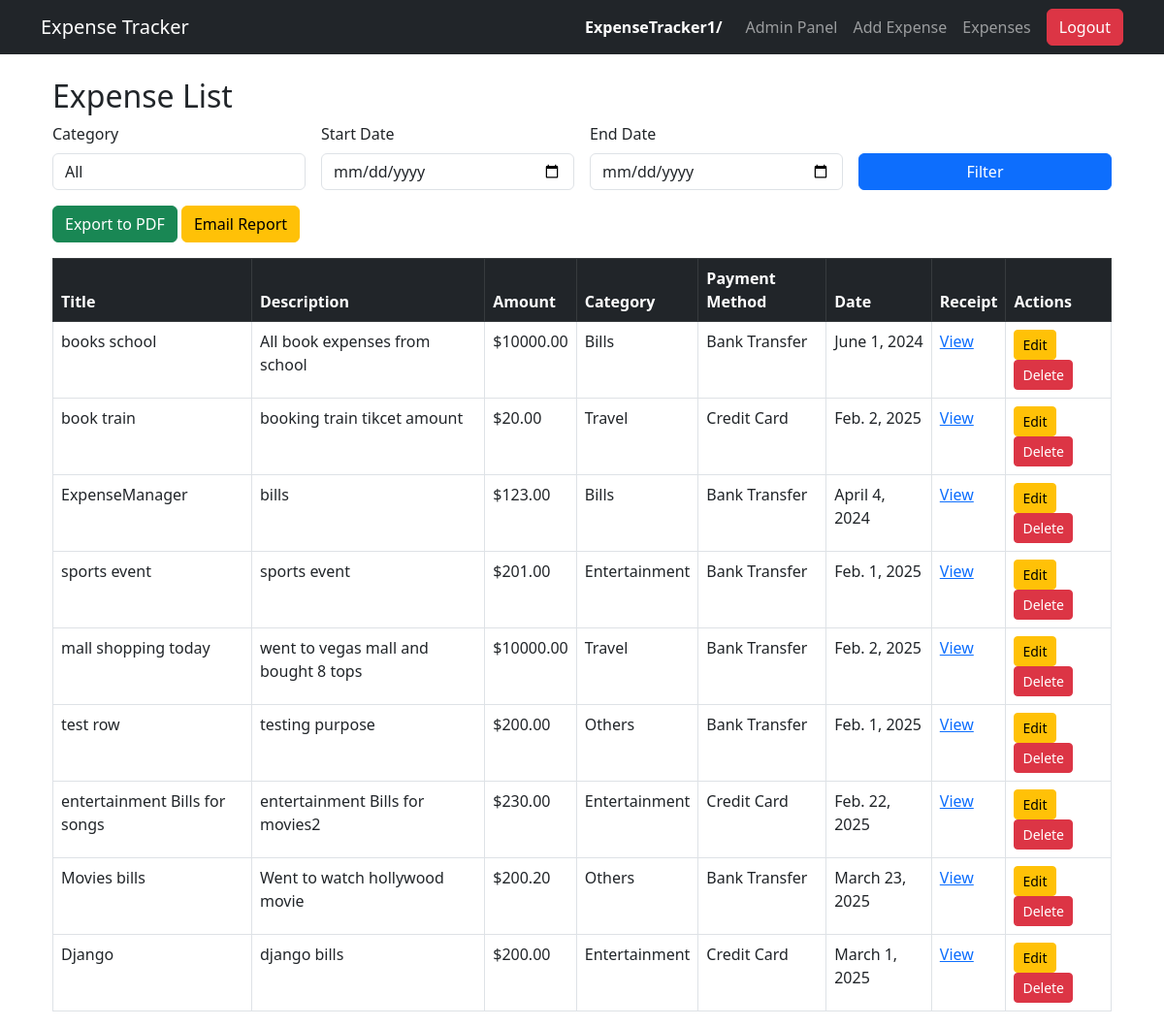
Page /expenses/ (signed in) on the earlier database version.
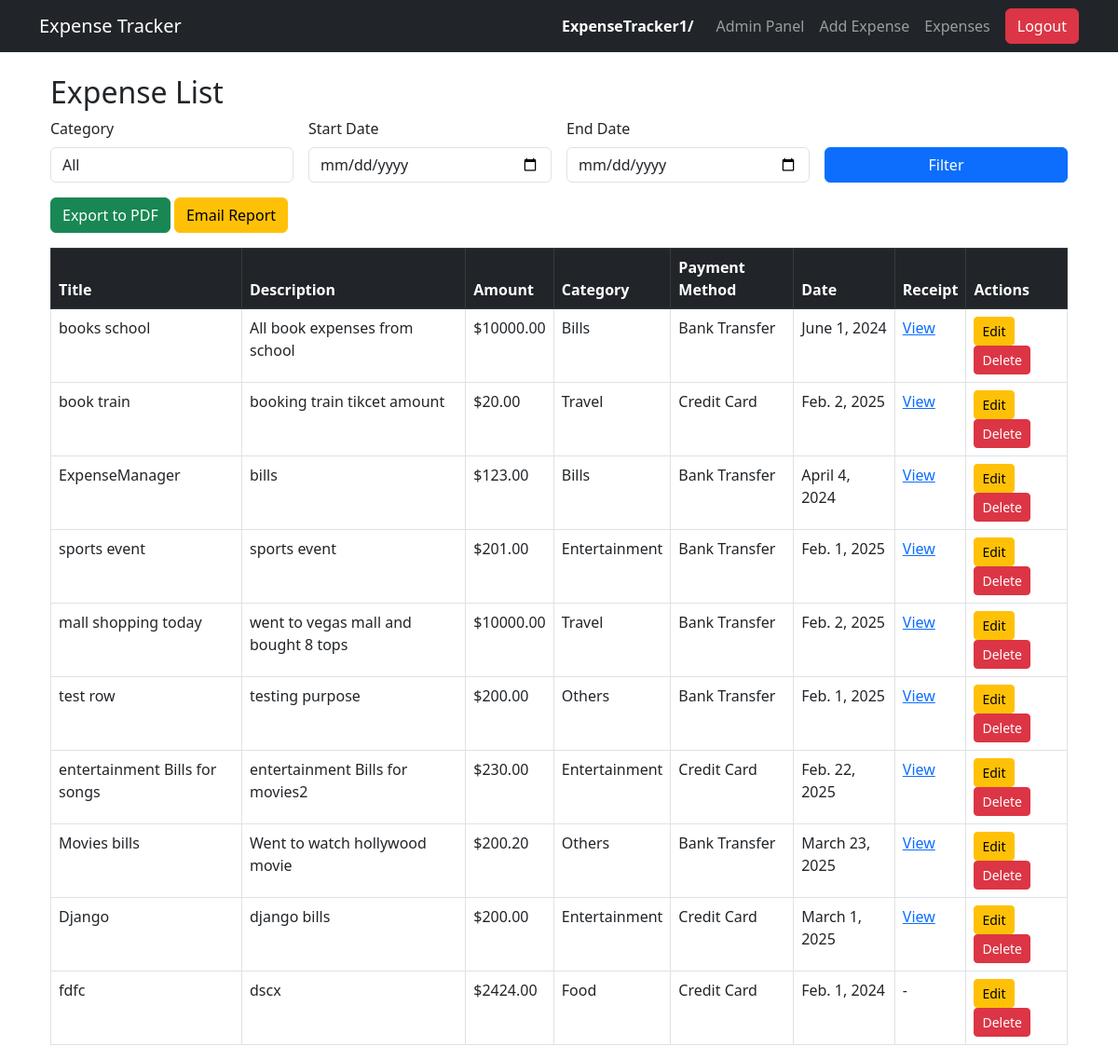
Same page on the later database version.
### expenses/models.py (models this page shows, shortened)
class Expense(models.Model):
    CATEGORY_CHOICES = [
        ('Food', 'Food'),
        ('Travel', 'Travel'),
        ('Shopping', 'Shopping'),
        ('Bills', 'Bills'),
        ('Entertainment', 'Entertainment'),
        ('Others', 'Others'),
    ]
    PAYMENT_METHOD_CHOICES = [
        ('Cash', 'Cash'),
        ('Credit Card', 'Credit Card'),
        ('Bank Transfer', 'Bank Transfer'),
    ]
    user = models.ForeignKey(User, on_delete=models.CASCADE)
    title = models.CharField(max_length=200)
    description = models.TextField(blank=True, null=True)
    amount = models.DecimalField(max_digits=10, decimal_places=2)
    category = models.CharField(max_length=15, choices=CATEGORY_CHOICES)
    payment_method = models.CharField(max_length=20, choices=PAYMENT_METHOD_CHOICES, default='Cash')
    date = models.DateField()
    created_at = models.DateTimeField(auto_now_add=True)
    is_recurring = models.BooleanField(default=False)
    updated_at = models.DateTimeField(auto_now=True)
    is_active = models.BooleanField(default=True)
    receipt_url = models.URLField(blank=True, null=True)

### expenses/views.py (the view)
# urls.py: path('expenses/', views.expense_list, name='expense_list'),
@login_required
def expense_list(request):
    if request.user.is_superuser:
        expenses = Expense.objects.all()  # Admin sees all
    else:
        expenses = Expense.objects.filter(user=request.user, is_active=True)  # Users see only theirs
    category_filter = request.GET.get('category', '')
    start_date = request.GET.get('start_date', '')
    end_date = request.GET.get('end_date', '')
    if category_filter:
        expenses = expenses.filter(category=category_filter)
    if start_date and end_date:
        expenses = expenses.filter(date__range=[start_date, end_date])
    return render(request, 'expenses/expense_list.html', {'expenses': expenses, 'expense': Expense, 'selected_category': category_filter,
        'start_date': start_date,
        'end_date': end_date})

### expenses/templates/expenses/expense_list.html (shortened to what this page needs)
{% extends 'expenses/base.html' %}
{% block content %}
<div class="container">
    <h2>Expense List</h2>
   <form method="GET" class="row g-3" id="filter-form">
    <div class="col-md-3">
        <label class="form-label">Category</label>
        <select name="category" class="form-control">
            <option value="">All</option>
        </select>
    </div>
    <div class="col-md-3">
        <label class="form-label">Start Date</label>
        <input type="date" name="start_date" class="form-control">
    </div>
    <div class="col-md-3">
        <label class="form-label">End Date</label>
        <input type="date" name="end_date" class="form-control">
    </div>
    <div class="col-md-3 d-flex align-items-end">
        <button type="submit" class="btn btn-primary w-100">Filter</button>
    </div>
</form>
    <a href="{% url 'expenses:export_expenses_pdf'%}" id="export-pdf-btn" class="btn btn-success mt-3"> Export to PDF</a>
    <a href="{% url 'expenses:send_email_report' %}" class="btn btn-warning mt-3">Email Report</a>
    <table class="table table-bordered mt-3">
        <thead class="table-dark">
            <tr>
                <th>Title</th>
                <th>Description</th>
                <th>Amount</th>
                <th>Category</th>
                <th>Payment Method</th>
                <th>Date</th>
                <th>Receipt</th>
                <th>Actions</th>
            </tr>
        </thead>
        <tbody>
            {% for expense in expenses %}
            <tr>
                <td>{{ expense.title }}</td>
                <td>{{ expense.description }}</td>
                <td>${{ expense.amount }}</td>
                <td>{{ expense.category }}</td>
                <td>{{ expense.payment_method }}</td>
                <td>{{ expense.date }}</td>
                <td>
                    {% if expense.receipt_url %}
                        <a href="{{ expense.receipt_url }}" target="_blank">View</a>
                    {% else %}
                        -
                    {% endif %}
                </td>
                <td>
                    <a href="{% url 'expenses:update_expense' expense.id %}" class="btn btn-warning btn-sm">Edit</a>
                    <a href="{% url 'expenses:delete_expense' expense.id %}" class="btn btn-danger btn-sm">Delete</a>
                </td>
            </tr>
            {% empty %}
            <tr><td colspan="7" class="text-center">No expenses found.</td></tr>
            {% endfor %}
        </tbody>
    </table>
</div>
{% endblock %}

Differences in the rows shown:
added Expense: title "fdfc", description "dscx", amount "2424.00", category "Food", payment_method "Credit Card", date "Feb. 1, 2024"
